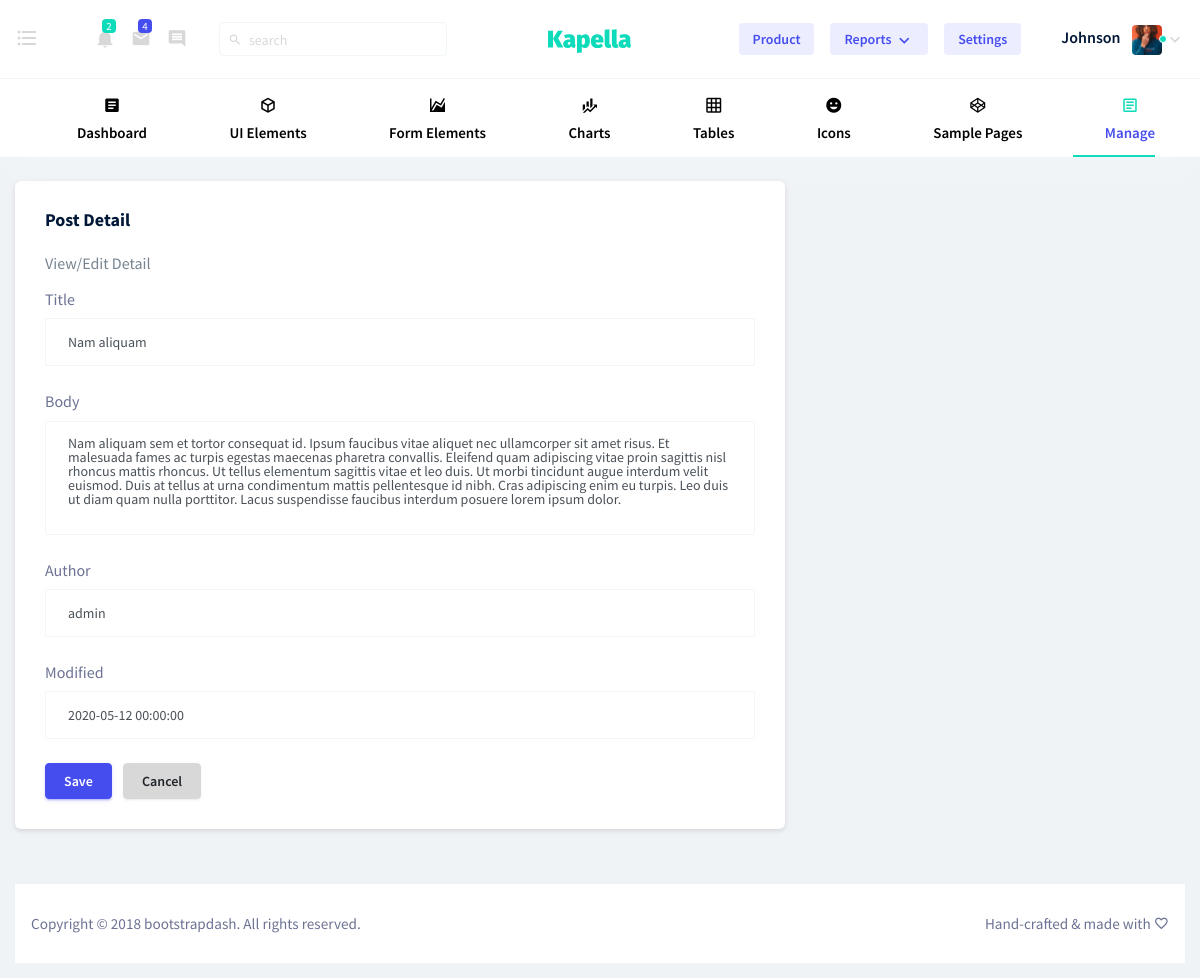
Screenshot of /post.php?act=view&id=2 (signed in) with the database file from the repository.
### tables this page shows
CREATE TABLE `posts` (
  `id` int(10) UNSIGNED NOT NULL,
  `title` varchar(25) NOT NULL,
  `body` text NOT NULL,
  `author` varchar(25) NOT NULL,
  `modified` datetime NOT NULL
);

### functions.php (called while the page is built, shortened)
<?php
function qSELECT($query, $object = NULL){
	global $conn;
	$result = mysqli_query($conn, $query);
	$return = [];
	if($result){
		$num = mysqli_num_rows($result);
		for ($i=0; $i<$num; $i++){
			if(!is_null($object)){
				$row = mysqli_fetch_object($result);
			}else{
				$row = mysqli_fetch_array($result);
			}
			$return[$i]=$row;
		}
	}
	return $return;
}
function getById($table, $id){
	$query = "SELECT * FROM ".$table." WHERE id=".$id." ";
	$result = qSELECT($query);
	if($result) return $result[0];
	else return $result;
}
?>

### pages/post_form.php (the view, shortened to what this page needs)
<div class="row">
  <div class="col-md-8 grid-margin stretch-card">
    <div class="card">
      <div class="card-body">
        <h4 class="card-title">Post Detail</h4>
        <p class="card-description">
          View/Edit Detail
        </p>
        <form action="post.php?act=<?php echo $act;?>" method="post" class="forms-sample">
          <div class="form-group">
            <label for="exampleInputTitle">Title</label>
            <input type="text" name="title" class="form-control" id="exampleInputTitle" placeholder="Title" value="<?php echo isset($post['title'])?$post['title']:''; ?>">
          </div>
          <div class="form-group">
            <label for="exampleInputBody">Body</label>
            <textarea name="body" class="form-control" id="exampleTextarea1" rows="6"><?php echo isset($post['body'])?$post['body']:''; ?></textarea>
          </div>
          <div class="form-group">
            <label for="exampleInputAuthor">Author</label>
            <input type="text" name="author" class="form-control" id="exampleInputAuthor" placeholder="Author" value="<?php echo isset($post['author'])?$post['author']:''; ?>">
          </div>
          <div class="form-group">
            <label for="exampleInputModified">Modified</label>
            <input type="text" name="modified" class="form-control" id="exampleInputModified" placeholder="yyyy-mm-dd hh:mm:ss" value="<?php echo isset($post['modified'])?$post['modified']:''; ?>">
          </div>
          <button type="submit" class="btn btn-primary mr-2">Save</button>
          <a href="post.php" class="btn btn-light">Cancel</a>
        </form>
      </div>
    </div>
  </div>
</div>

### rows the page displays
posts: title "Nam aliquam", body "Nam aliquam sem et tortor consequat id. Ipsum faucibus vitae aliquet nec ullamcorper sit amet risus. Et malesuada fames ac turpis egestas maecenas pharetra convallis. Eleifend quam adipiscing vitae proin sagittis nisl rhoncus mattis rhoncus. Ut tellus elementum sagittis vitae et leo duis. Ut morbi tincidunt augue interdum velit euismod. Duis at tellus at urna condimentum mattis pellentesque id nibh. Cras adipiscing enim eu turpis. Leo duis ut diam quam nulla porttitor. Lacus suspendisse faucibus interdum posuere lorem ipsum dolor.", author "admin", modified "2020-05-12 00:00:00"
